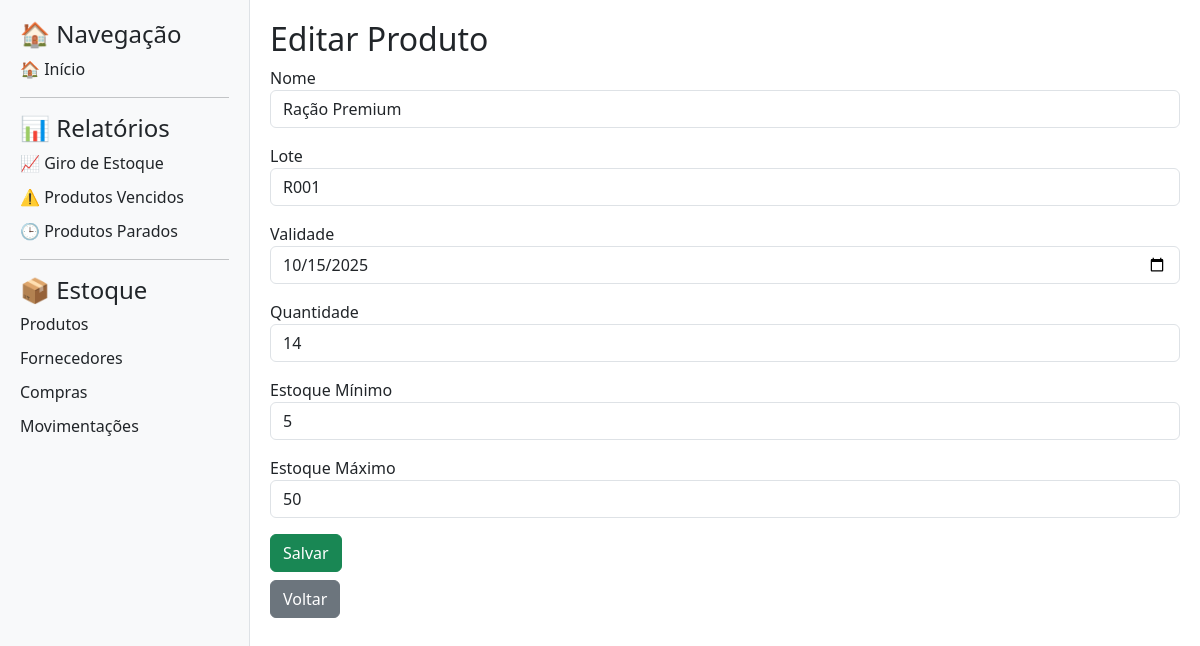
The page /produtos/1/editar on the database its author committed.
### app/models.py (models this page shows)
class Produto(db.Model):
    id = db.Column(db.Integer, primary_key=True)
    nome = db.Column(db.String(100), nullable=False)
    lote = db.Column(db.String(50))
    validade = db.Column(db.Date)
    quantidade = db.Column(db.Integer, default=0)
    estoque_minimo = db.Column(db.Integer, default=10)
    estoque_maximo = db.Column(db.Integer, default=100)

### app/routes.py (the view)
@app.route("/produtos/<int:id>/editar", methods=["GET", "POST"])
def editar_produto(id):
    produto = Produto.query.get_or_404(id)
    form = ProdutoForm(obj=produto)
    if form.validate_on_submit():
        form.populate_obj(produto)
        db.session.commit()
        flash("Produto atualizado com sucesso!", "success")
        return redirect(url_for("listar_produtos"))
    return render_template("produto_form.html", form=form, titulo="Editar Produto")

### app/forms.py
class ProdutoForm(FlaskForm):
    nome = StringField('Nome', validators=[DataRequired()])
    lote = StringField('Lote')
    validade = DateField('Validade', format='%Y-%m-%d')
    quantidade = IntegerField('Quantidade')
    estoque_minimo = IntegerField('Estoque Mínimo')
    estoque_maximo = IntegerField('Estoque Máximo')
    submit = SubmitField('Salvar')

### app/templates/produto_form.html (shortened to what this page needs)
{% extends 'base.html' %}
{% block content %}
<h2>{{ titulo }}</h2>
<form method="POST">
    <div class="mb-3">
        {{ form.nome.label }} {{ form.nome(class="form-control") }}
    </div>
    <div class="mb-3">
        {{ form.lote.label }} {{ form.lote(class="form-control") }}
    </div>
    <div class="mb-3">
        {{ form.validade.label }} {{ form.validade(class="form-control") }}
    </div>
    <div class="mb-3">
        {{ form.quantidade.label }} {{ form.quantidade(class="form-control") }}
    </div>
    <div class="mb-3">
        {{ form.estoque_minimo.label }} {{ form.estoque_minimo(class="form-control") }}
    </div>
    <div class="mb-3">
        {{ form.estoque_maximo.label }} {{ form.estoque_maximo(class="form-control") }}
    </div>
    {{ form.submit(class="btn btn-success") }}
</form>
<a href="{{ url_for('listar_produtos') }}" class="btn btn-secondary mt-2">Voltar</a>
{% endblock %}

### app/static/style.css (style rules this page uses)
body { display: flex; }

### rows shown on the page
Produto: nome "Ração Premium", lote "R001", validade "10/15/2025", quantidade "14", estoque_minimo "5", estoque_maximo "50"

### other values the page prints
{{ titulo }} "Editar Produto"
